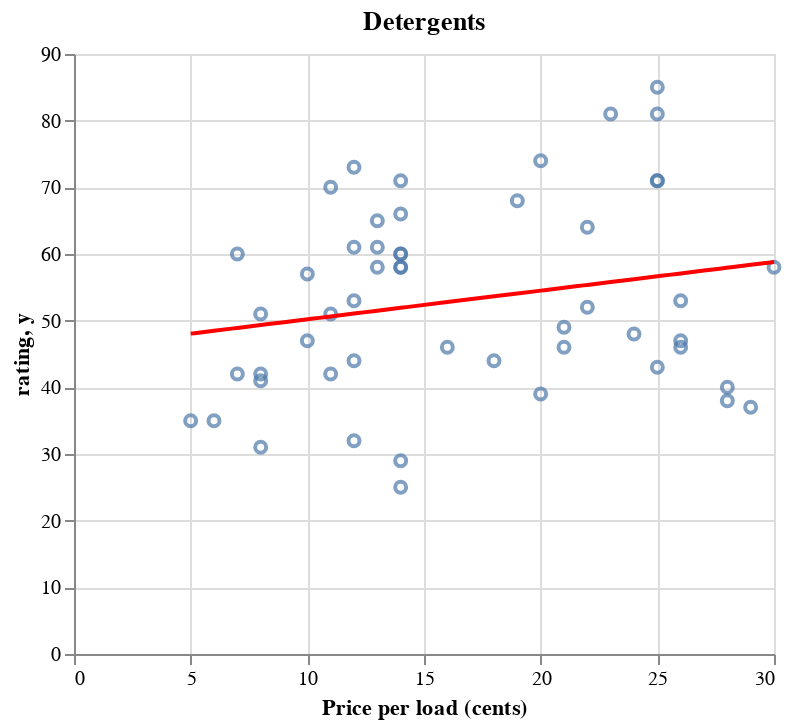

Notebook source saved alongside this figure:
### Markdown cell above
Here we obtain the slope and intercept of a line that forms a linear regression for our data points.  To plot that line we'll use the 'fit-line' function in the SCTPLT package.  This package contains functions useful for working with scatterplots in Vega.

### Code cell
(ips:plot
   (vega:defplot detergents-plot-2
     `(:title "Detergents"
       :width 350
       :data (:values ,detergents-2)
       :layer #((:mark :point
                 :encoding (:x (:field :price  :type "quantitative" :title "Price per load (cents)")
                            :y (:field :rating :type "quantitative")))
       ,(sctplt:fit-line detergents-2:price detergents-2:rating)))))

### Figure 1 — Vega-Lite specification as saved in the notebook (floating-point values rounded to 4 significant figures)
{"$schema": "https://vega.github.io/schema/vega-lite/v5.json", "data": {"values": [{"price": 12, "rating": 32, "type": "Liquid"}, {"price": 6, "rating": 35, "type": "Liquid"}, {"price": 28, "rating": 38, "type": "Liquid"}, {"price": 28, "rating": 40, "type": "Liquid"}, {"price": 14, "rating": 71, "type": "Liquid"}, {"price": 7, "rating": 60, "type": "Liquid"}, {"price": 29, "rating": 37, "type": "Liquid"}, {"price": 12, "rating": 61, "type": "Liquid"}, {"price": 8, "rating": 31, "type": "Liquid"}, {"price": 11, "rating": 51, "type": "Liquid"}, {"price": 25, "rating": 81, "type": "Liquid"}, {"price": 25, "rating": 71, "type": "Liquid"}, {"price": 19, "rating": 68, "type": "Liquid"}, {"price": 23, "rating": 81, "type": "Powder"}, {"price": 5, "rating": 35, "type": "Liquid"}, {"price": 26, "rating": 46, "type": "Liquid"}, {"price": 26, "rating": 47, "type": "Powder"}, {"price": 13, "rating": 61, "type": "Powder"}, {"price": 25, "rating": 43, "type": "Powder"}, {"price": 8, "rating": 42, "type": "Liquid"}, {"price": 21, "rating": 49, "type": "Liquid"}, {"price": 10, "rating": 47, "type": "Liquid"}, {"price": 11, "rating": 42, "type": "Liquid"}, {"price": 7, "rating": 42, "type": "Liquid"}, {"price": 25, "rating": 71, "type": "Powder"}, {"price": 25, "rating": 85, "type": "Liquid"}, {"price": 20, "rating": 74, "type": "Liquid"}, {"price": 14, "rating": 66, "type": "Liquid"}, {"price": 21, "rating": 46, "type": "Liquid"}, {"price": 22, "rating": 64, "type": "Liquid"}, {"price": 22, "rating": 52, "type": "Liquid"}, {"price": 24, "rating": 48, "type": "Liquid"}, {"price": 26, "rating": 53, "type": "Liquid"}, {"price": 8, "rating": 51, "type": "Powder"}, {"price": 12, "rating": 73, "type": "Liquid"}, {"price": 30, "rating": 58, "type": "Liquid"}, {"price": 11, "rating": 70, "type": "Liquid"}, {"price": 20, "rating": 39, "type": "Liquid"}, {"price": 16, "rating": 46, "type": "Liquid"}, {"price": 12, "rating": 44, "type": "Liquid"}, {"price": 14, "rating": 25, "type": "Liquid"}, {"price": 13, "rating": 58, "type": "Powder"}, {"price": 14, "rating": 58, "type": "Liquid"}, {"price": 13, "rating": 65, "type": "Liquid"}, {"price": 18, "rating": 44, "type": "Liquid"}, {"price": 14, "rating": 29, "type": "Liquid"}, {"price": 8, "rating": 41, "type": "Liquid"}, {"price": 10, "rating": 57, "type": "Liquid"}, {"price": 12, "rating": 53, "type": "Liquid"}, {"price": 14, "rating": 60, "type": "Liquid"}, {"price": 14, "rating": 58, "type": "Liquid"}, {"price": 14, "rating": 60, "type": "Liquid"}]}, "layer": [{"encoding": {"x": {"field": "price", "title": "Price per load (cents)", "type": "quantitative"}, "y": {"field": "rating", "type": "quantitative"}}, "mark": "point"}, {"data": {"values": [{"x": 12, "y": 51.06}, {"x": 6, "y": 48.48}, {"x": 28, "y": 57.94}, {"x": 28, "y": 57.94}, {"x": 14, "y": 51.92}, {"x": 7, "y": 48.91}, {"x": 29, "y": 58.37}, {"x": 12, "y": 51.06}, {"x": 8, "y": 49.34}, {"x": 11, "y": 50.63}, {"x": 25, "y": 56.65}, {"x": 25, "y": 56.65}, {"x": 19, "y": 54.07}, {"x": 23, "y": 55.79}, {"x": 5, "y": 48.05}, {"x": 26, "y": 57.08}, {"x": 26, "y": 57.08}, {"x": 13, "y": 51.49}, {"x": 25, "y": 56.65}, {"x": 8, "y": 49.34}, {"x": 21, "y": 54.93}, {"x": 10, "y": 50.2}, {"x": 11, "y": 50.63}, {"x": 7, "y": 48.91}, {"x": 25, "y": 56.65}, {"x": 25, "y": 56.65}, {"x": 20, "y": 54.5}, {"x": 14, "y": 51.92}, {"x": 21, "y": 54.93}, {"x": 22, "y": 55.36}, {"x": 22, "y": 55.36}, {"x": 24, "y": 56.22}, {"x": 26, "y": 57.08}, {"x": 8, "y": 49.34}, {"x": 12, "y": 51.06}, {"x": 30, "y": 58.8}, {"x": 11, "y": 50.63}, {"x": 20, "y": 54.5}, {"x": 16, "y": 52.78}, {"x": 12, "y": 51.06}, {"x": 14, "y": 51.92}, {"x": 13, "y": 51.49}, {"x": 14, "y": 51.92}, {"x": 13, "y": 51.49}, {"x": 18, "y": 53.64}, {"x": 14, "y": 51.92}, {"x": 8, "y": 49.34}, {"x": 10, "y": 50.2}, {"x": 12, "y": 51.06}, {"x": 14, "y": 51.92}, {"x": 14, "y": 51.92}, {"x": 14, "y": 51.92}]}, "encoding": {"x": {"field": "x", "type": "quantitative"}, "y": {"field": "y", "type": "quantitative"}}, "mark": {"color": "red", "interpolate": "basis", "type": "line"}}], "title": "Detergents", "width": 350}
